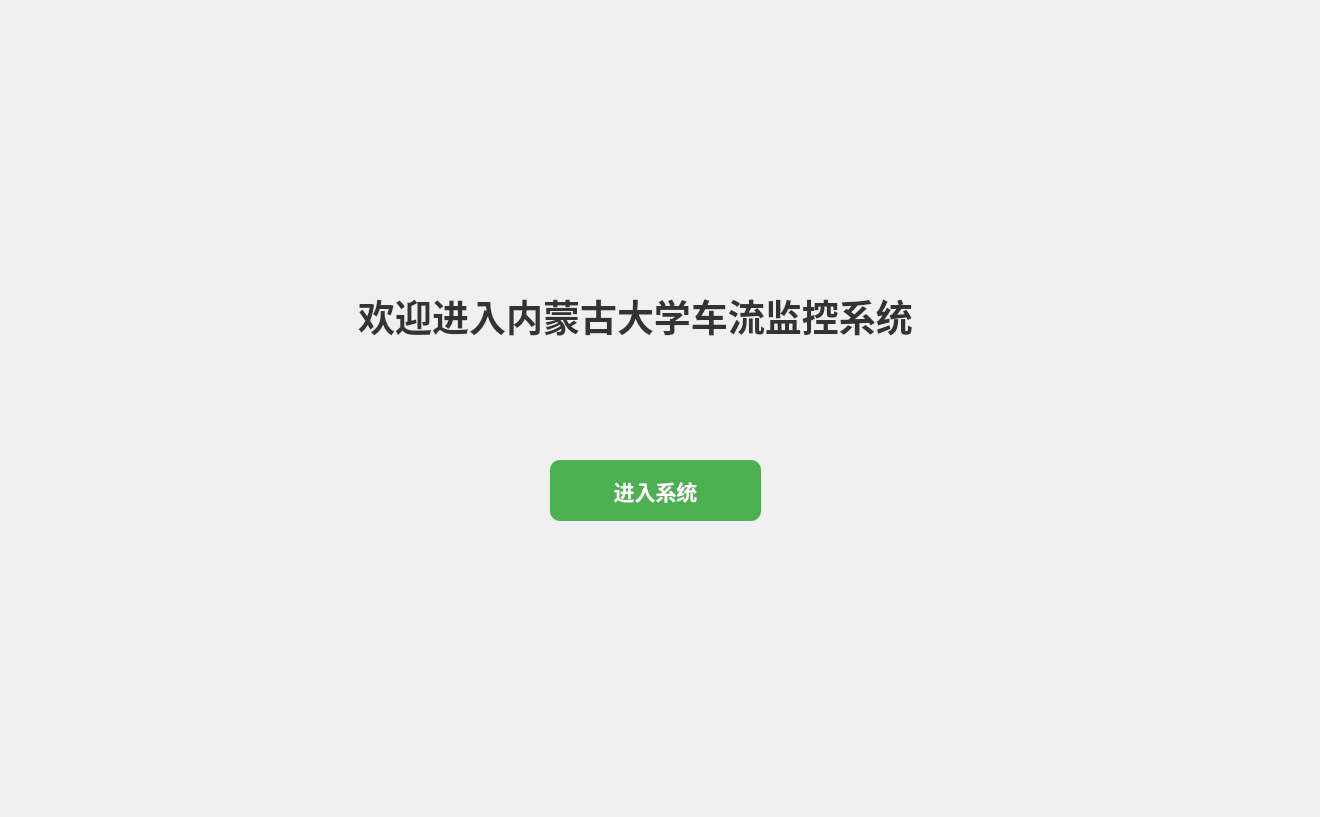
<?xml version="1.0" encoding="UTF-8"?>
<ui version="4.0">
 <class>Dialog</class>
 <widget class="QDialog" name="Dialog">
  <property name="geometry">
   <rect>
    <x>0</x>
    <y>0</y>
    <width>1320</width>
    <height>817</height>
   </rect>
  </property>
  <property name="windowTitle">
   <string>内蒙古大学车流监控系统</string>
  </property>
  <property name="styleSheet">
   <string>
    QDialog {
      background-color: #f0f0f0;  
    }
    QLabel {
      color: #333;  
    }
    QPushButton {
      background-color: #4CAF50;  
      color: white;  
      border-radius: 10px; 
      padding: 10px; 
    }
    QPushButton:hover {
      background-color: #45a049;  
    }
   </string>
  </property>
  <widget class="QLabel" name="title">
   <property name="geometry">
    <rect>
     <x>110</x>
     <y>240</y>
     <width>1051</width>
     <height>151</height>
    </rect>
   </property>
   <property name="font">
    <font>
     <pointsize>28</pointsize>
     <weight>75</weight>
     <bold>true</bold>
    </font>
   </property>
   <property name="text">
    <string>欢迎进入内蒙古大学车流监控系统</string>
   </property>
   <property name="alignment">
    <set>Qt::AlignCenter</set>
   </property>
  </widget>
  <widget class="QPushButton" name="go">
   <property name="geometry">
    <rect>
     <x>550</x>
     <y>460</y>
     <width>211</width>
     <height>61</height>
    </rect>
   </property>
   <property name="font">
    <font>
     <pointsize>16</pointsize>
     <weight>75</weight>
     <bold>true</bold>
    </font>
   </property>
   <property name="text">
    <string>进入系统</string>
   </property>
  </widget>
 </widget>
 <resources>
  <include location="../data/resources.qrc"/>
 </resources>
 <connections>
  <connection>
   <sender>go</sender>
   <signal>clicked()</signal>
   <receiver>Dialog</receiver>
   <slot>goin()</slot>
   <hints>
    <hint type="sourcelabel">
     <x>625</x>
     <y>500</y>
    </hint>
    <hint type="destinationlabel">
     <x>659</x>
     <y>408</y>
    </hint>
   </hints>
  </connection>
 </connections>
 <slots>
  <slot>goin()</slot>
 </slots>
</ui>
